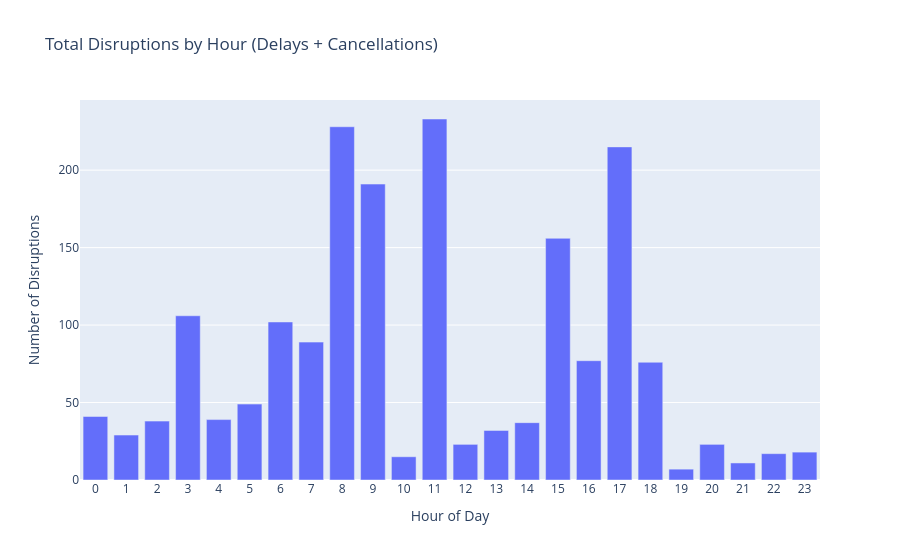
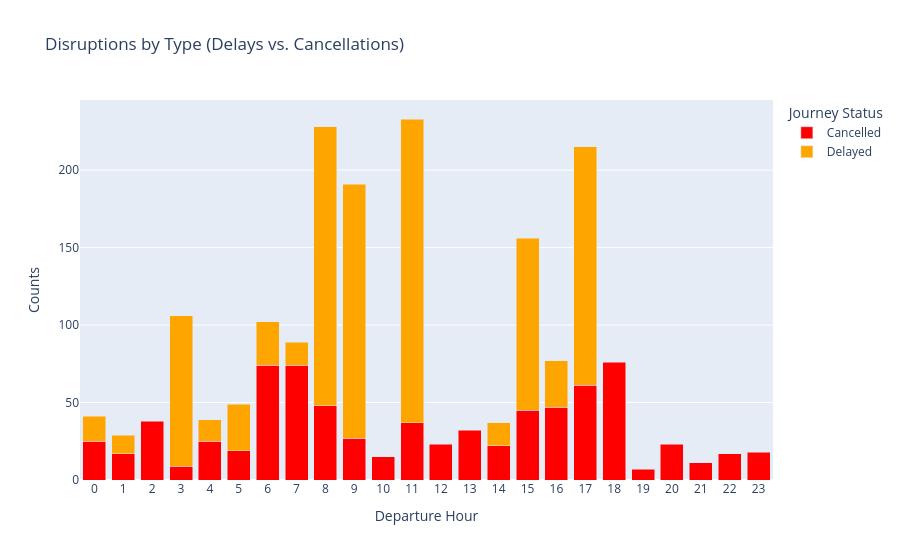
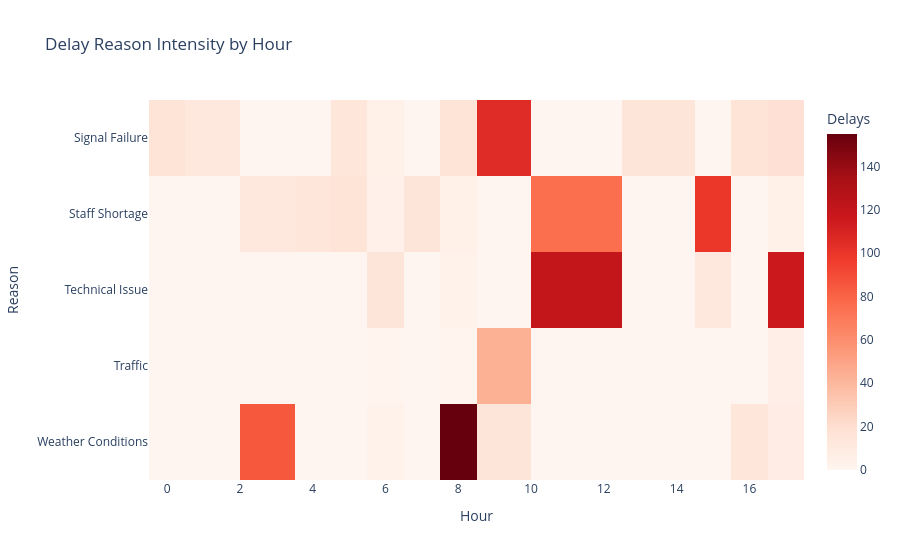

The notebook cell saved with these charts, in order:
### Code cell
import pandas as pd
import plotly.express as px

# 1. PREPARE THE DATA
# Extract hour from departure time
trips['Departure Hour'] = pd.to_datetime(trips['Departure Time']).dt.hour

# Create hourly disruptions count (Delays + Cancellations)
hourly_disruptions = (
    trips[trips['Journey Status'].isin(['Delayed', 'Cancelled'])]
    .groupby('Departure Hour', as_index=False)
    .agg(Disrupted_Trips=('Trip ID', 'count'))
    .rename(columns={'Disrupted_Trips': 'Disrupted Trips'})
)

# 2. VISUALIZATIONS
# First Visualization: Basic Hourly Disruption Count (Delays + Cancellations)
fig1 = px.bar(
    hourly_disruptions,
    x='Departure Hour',
    y='Disrupted Trips',
    title='Total Disruptions by Hour (Delays + Cancellations)',
    labels={'Departure Hour': 'Hour of Day', 'Disrupted Trips': 'Number of Disruptions'}
)
fig1.update_layout(xaxis=dict(tickmode='linear', dtick=1))

# Second Visualization: Breakdown by Disruption Type (Delays vs. Cancellations)
if 'Journey Status' in trips.columns:
    reason_hourly = (
        trips[trips['Journey Status'].isin(['Delayed', 'Cancelled'])]
        .groupby(['Departure Hour', 'Journey Status'])
        .size()
        .reset_index(name='Counts')
    )
    
    fig2 = px.bar(
        reason_hourly,
        x='Departure Hour',
        y='Counts',
        color='Journey Status',
        title='Disruptions by Type (Delays vs. Cancellations)',
        barmode='stack',
        color_discrete_map={'Delayed': 'orange', 'Cancelled': 'red'}
    )
    fig2.update_layout(xaxis=dict(tickmode='linear', dtick=1))

# Third Visualization: Heatmap of Delay Reasons (if available)
if 'Reason for Delay' in trips.columns:
    # Filter only delayed trips (cancellations may not have a reason)
    delay_reasons_hourly = (
        trips[trips['Journey Status'] == 'Delayed']
        .groupby(['Departure Hour', 'Reason for Delay'])
        .size()
        .reset_index(name='Counts')
    )
    
    heatmap_data = delay_reasons_hourly.pivot(
        index='Departure Hour',
        columns='Reason for Delay',
        values='Counts'
    ).fillna(0)
    
    fig3 = px.imshow(
        heatmap_data.T,
        color_continuous_scale='reds',
        title='Delay Reason Intensity by Hour',
        labels=dict(x="Hour", y="Reason", color="Delays")
    )

# Show plots
fig1.show()
if 'Journey Status' in trips.columns:
    fig2.show()
if 'Reason for Delay' in trips.columns:
    fig3.show()
else:
    print("No 'Reason for Delay' column found - skipping reason analysis")

### Figure 1 — Plotly figure (JSON) as saved in the notebook; plotly's stock layout.template omitted (floating-point values rounded to 4 significant figures)
{"data": [{"alignmentgroup": "True", "hovertemplate": "Hour of Day=%{x}<br>Number of Disruptions=%{y}<extra></extra>", "legendgroup": "", "marker": {"color": "#636efa", "pattern": {"shape": ""}}, "name": "", "offsetgroup": "", "orientation": "v", "showlegend": false, "textposition": "auto", "type": "bar", "x": [0, 1, 2, 3, 4, 5, 6, 7, 8, 9, 10, 11, 12, 13, 14, 15, 16, 17, 18, 19, 20, 21, 22, 23], "xaxis": "x", "y": [41, 29, 38, 106, 39, 49, 102, 89, 228, 191, 15, 233, 23, 32, 37, 156, 77, 215, 76, 7, 23, 11, 17, 18], "yaxis": "y"}], "layout": {"autosize": true, "barmode": "relative", "legend": {"tracegroupgap": 0}, "title": {"text": "Total Disruptions by Hour (Delays + Cancellations)"}, "xaxis": {"anchor": "y", "autorange": true, "domain": [0, 1], "dtick": 1, "range": [-0.5, 23.5], "tickmode": "linear", "title": {"text": "Hour of Day"}, "type": "linear"}, "yaxis": {"anchor": "x", "autorange": true, "domain": [0, 1], "range": [0, 245.3], "title": {"text": "Number of Disruptions"}, "type": "linear"}}}

### Figure 2 — Plotly figure (JSON) as saved in the notebook; plotly's stock layout.template omitted (floating-point values rounded to 4 significant figures)
{"data": [{"alignmentgroup": "True", "hovertemplate": "Journey Status=Cancelled<br>Departure Hour=%{x}<br>Counts=%{y}<extra></extra>", "legendgroup": "Cancelled", "marker": {"color": "red", "pattern": {"shape": ""}}, "name": "Cancelled", "offsetgroup": "Cancelled", "orientation": "v", "showlegend": true, "textposition": "auto", "type": "bar", "x": [0, 1, 2, 3, 4, 5, 6, 7, 8, 9, 10, 11, 12, 13, 14, 15, 16, 17, 18, 19, 20, 21, 22, 23], "xaxis": "x", "y": [25, 17, 38, 9, 25, 19, 74, 74, 48, 27, 15, 37, 23, 32, 22, 45, 47, 61, 76, 7, 23, 11, 17, 18], "yaxis": "y"}, {"alignmentgroup": "True", "hovertemplate": "Journey Status=Delayed<br>Departure Hour=%{x}<br>Counts=%{y}<extra></extra>", "legendgroup": "Delayed", "marker": {"color": "orange", "pattern": {"shape": ""}}, "name": "Delayed", "offsetgroup": "Delayed", "orientation": "v", "showlegend": true, "textposition": "auto", "type": "bar", "x": [0, 1, 3, 4, 5, 6, 7, 8, 9, 11, 14, 15, 16, 17], "xaxis": "x", "y": [16, 12, 97, 14, 30, 28, 15, 180, 164, 196, 15, 111, 30, 154], "yaxis": "y"}], "layout": {"autosize": true, "barmode": "stack", "legend": {"title": {"text": "Journey Status"}, "tracegroupgap": 0}, "title": {"text": "Disruptions by Type (Delays vs. Cancellations)"}, "xaxis": {"anchor": "y", "autorange": true, "domain": [0, 1], "dtick": 1, "range": [-0.5, 23.5], "tickmode": "linear", "title": {"text": "Departure Hour"}, "type": "linear"}, "yaxis": {"anchor": "x", "autorange": true, "domain": [0, 1], "range": [0, 245.3], "title": {"text": "Counts"}, "type": "linear"}}}

### Figure 3 — Plotly figure (JSON) as saved in the notebook; plotly's stock layout.template omitted (floating-point values rounded to 4 significant figures)
{"data": [{"coloraxis": "coloraxis", "hovertemplate": "Hour: %{x}<br>Reason: %{y}<br>Delays: %{z}<extra></extra>", "name": "0", "type": "heatmap", "x": [0, 1, 3, 4, 5, 6, 7, 8, 9, 11, 14, 15, 16, 17], "xaxis": "x", "y": ["Signal Failure", "Staff Shortage", "Technical Issue", "Traffic", "Weather Conditions"], "yaxis": "y", "z": [[16, 12, 0, 0, 14, 5, 0, 16, 105, 0, 15, 0, 16, 18], [0, 0, 12, 14, 16, 4, 15, 5, 0, 75, 0, 99, 0, 5], [0, 0, 0, 0, 0, 15, 0, 3, 0, 121, 0, 12, 0, 117], [0, 0, 0, 0, 0, 1, 0, 1, 44, 0, 0, 0, 0, 6], [0, 0, 85, 0, 0, 3, 0, 155, 15, 0, 0, 0, 14, 8]]}], "layout": {"autosize": true, "coloraxis": {"colorbar": {"title": {"text": "Delays"}}, "colorscale": [[0, "rgb(255,245,240)"], [0.125, "rgb(254,224,210)"], [0.25, "rgb(252,187,161)"], [0.375, "rgb(252,146,114)"], [0.5, "rgb(251,106,74)"], [0.625, "rgb(239,59,44)"], [0.75, "rgb(203,24,29)"], [0.875, "rgb(165,15,21)"], [1, "rgb(103,0,13)"]]}, "title": {"text": "Delay Reason Intensity by Hour"}, "xaxis": {"anchor": "y", "autorange": true, "constrain": "domain", "domain": [0, 1], "range": [-0.5, 17.5], "scaleanchor": "y", "title": {"text": "Hour"}, "type": "linear"}, "yaxis": {"anchor": "x", "autorange": true, "constrain": "domain", "domain": [0, 1], "range": [4.5, -0.5], "title": {"text": "Reason"}, "type": "category"}}}
